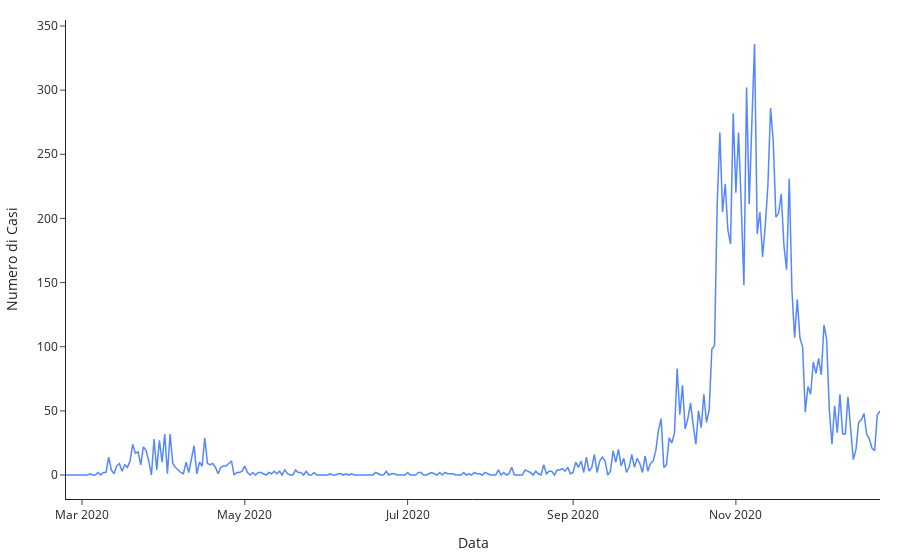

Notebook code for this chart:
### Markdown cell above
# Grafico Interattivo

### Code cell
fig = go.Figure()
fig.add_traces(go.Scatter(x = df_prato['data'], y = df_prato['casi_giornalieri'], name = "Casi",
                         line=dict(color='#5487ff', width=1.5), hoverinfo='name+y'))
fig.update_layout(
    margin=dict(l=20, r=20, t=20, b=20),
    template = "simple_white",
    xaxis_title='Data',
    yaxis_title='Numero di Casi',
    hovermode="x unified",
)
fig.show()

### Figure 1 — Plotly figure (JSON) as saved in the notebook; plotly's stock layout.template omitted (floating-point values rounded to 4 significant figures; data arrays with more than 128 entries replaced by an {"elided": "..."} marker saying what was removed)
{"data": [{"hoverinfo": "name+y", "line": {"color": "#5487ff", "width": 1.5}, "name": "Casi", "type": "scatter", "x": {"elided": "306 str values"}, "y": {"elided": "306 int values"}}], "layout": {"hovermode": "x unified", "margin": {"b": 20, "l": 20, "r": 20, "t": 20}, "xaxis": {"title": {"text": "Data"}}, "yaxis": {"title": {"text": "Numero di Casi"}}}}
